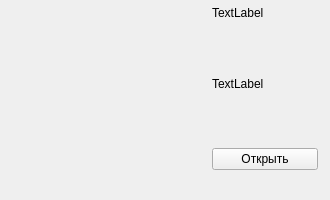
<?xml version="1.0" encoding="UTF-8"?>
<ui version="4.0">
 <class>FormBarSmallPreview</class>
 <widget class="QWidget" name="FormBarSmallPreview">
  <property name="geometry">
   <rect>
    <x>0</x>
    <y>0</y>
    <width>330</width>
    <height>200</height>
   </rect>
  </property>
  <property name="sizePolicy">
   <sizepolicy hsizetype="Fixed" vsizetype="Fixed">
    <horstretch>0</horstretch>
    <verstretch>0</verstretch>
   </sizepolicy>
  </property>
  <property name="minimumSize">
   <size>
    <width>0</width>
    <height>200</height>
   </size>
  </property>
  <property name="maximumSize">
   <size>
    <width>16777215</width>
    <height>16777215</height>
   </size>
  </property>
  <property name="windowTitle">
   <string>Form</string>
  </property>
  <property name="styleSheet">
   <string notr="true"/>
  </property>
  <layout class="QVBoxLayout" name="verticalLayout_3">
   <property name="spacing">
    <number>0</number>
   </property>
   <property name="leftMargin">
    <number>0</number>
   </property>
   <property name="topMargin">
    <number>0</number>
   </property>
   <property name="rightMargin">
    <number>0</number>
   </property>
   <property name="bottomMargin">
    <number>0</number>
   </property>
   <item>
    <widget class="QFrame" name="frame">
     <property name="styleSheet">
      <string notr="true"/>
     </property>
     <property name="frameShape">
      <enum>QFrame::NoFrame</enum>
     </property>
     <property name="frameShadow">
      <enum>QFrame::Plain</enum>
     </property>
     <property name="lineWidth">
      <number>0</number>
     </property>
     <layout class="QHBoxLayout" name="horizontalLayout">
      <property name="spacing">
       <number>0</number>
      </property>
      <property name="leftMargin">
       <number>0</number>
      </property>
      <property name="topMargin">
       <number>0</number>
      </property>
      <property name="rightMargin">
       <number>0</number>
      </property>
      <property name="bottomMargin">
       <number>0</number>
      </property>
      <item>
       <widget class="QWidget" name="BarImageWidget" native="true">
        <layout class="QVBoxLayout" name="verticalLayout_2">
         <property name="leftMargin">
          <number>0</number>
         </property>
         <property name="topMargin">
          <number>0</number>
         </property>
         <property name="rightMargin">
          <number>0</number>
         </property>
         <property name="bottomMargin">
          <number>0</number>
         </property>
         <item>
          <widget class="QLabel" name="barImageLabel">
           <property name="minimumSize">
            <size>
             <width>200</width>
             <height>0</height>
            </size>
           </property>
           <property name="text">
            <string/>
           </property>
          </widget>
         </item>
        </layout>
       </widget>
      </item>
      <item>
       <widget class="QWidget" name="SmallBarInfoWidget" native="true">
        <property name="sizePolicy">
         <sizepolicy hsizetype="Fixed" vsizetype="Preferred">
          <horstretch>0</horstretch>
          <verstretch>0</verstretch>
         </sizepolicy>
        </property>
        <property name="minimumSize">
         <size>
          <width>130</width>
          <height>0</height>
         </size>
        </property>
        <property name="maximumSize">
         <size>
          <width>130</width>
          <height>16777215</height>
         </size>
        </property>
        <layout class="QVBoxLayout" name="verticalLayout">
         <property name="leftMargin">
          <number>12</number>
         </property>
         <property name="topMargin">
          <number>6</number>
         </property>
         <property name="rightMargin">
          <number>12</number>
         </property>
         <property name="bottomMargin">
          <number>30</number>
         </property>
         <item>
          <widget class="QLabel" name="barNameLabel">
           <property name="font">
            <font>
             <bold>false</bold>
            </font>
           </property>
           <property name="text">
            <string>TextLabel</string>
           </property>
           <property name="alignment">
            <set>Qt::AlignLeading|Qt::AlignLeft|Qt::AlignTop</set>
           </property>
           <property name="wordWrap">
            <bool>true</bool>
           </property>
          </widget>
         </item>
         <item>
          <widget class="QLabel" name="barAddressLabel">
           <property name="text">
            <string>TextLabel</string>
           </property>
           <property name="alignment">
            <set>Qt::AlignLeading|Qt::AlignLeft|Qt::AlignTop</set>
           </property>
           <property name="wordWrap">
            <bool>true</bool>
           </property>
          </widget>
         </item>
         <item>
          <widget class="QPushButton" name="barOpenPushButton">
           <property name="sizePolicy">
            <sizepolicy hsizetype="Preferred" vsizetype="Fixed">
             <horstretch>0</horstretch>
             <verstretch>0</verstretch>
            </sizepolicy>
           </property>
           <property name="text">
            <string>Открыть</string>
           </property>
          </widget>
         </item>
        </layout>
       </widget>
      </item>
     </layout>
    </widget>
   </item>
  </layout>
 </widget>
 <resources/>
 <connections/>
</ui>
